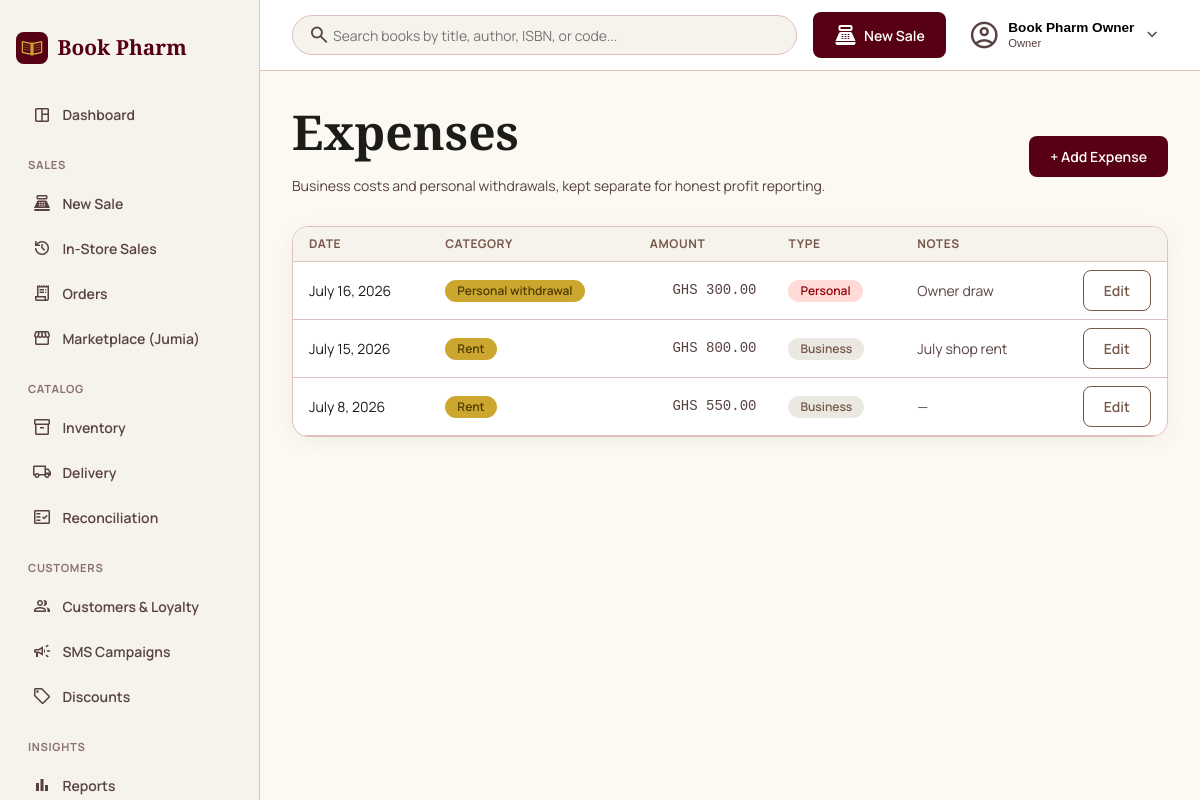
/portal/expenses/ (signed in), run on the app's committed database.
### apps/accounts/models.py (models this page shows, shortened)
class User(AbstractBaseUser, PermissionsMixin):
    class Role(models.TextChoices):
        OWNER = 'OWNER', 'Owner'
        ATTENDANT = 'ATTENDANT', 'Attendant'
    email = models.EmailField(unique=True)
    full_name = models.CharField(max_length=150, blank=True)
    role = models.CharField(max_length=10, choices=Role.choices, default=Role.OWNER)
    is_active = models.BooleanField(default=True)
    is_staff = models.BooleanField(default=False)
    date_joined = models.DateTimeField(default=timezone.now)
    objects = UserManager()
    USERNAME_FIELD = 'email'
    REQUIRED_FIELDS = []

### apps/expenses/models.py (models this page shows, shortened)
class Expense(models.Model):
    class Category(models.TextChoices):
        RENT = 'RENT', 'Rent'
        UTILITIES = 'UTILITIES', 'Utilities'
        SUPPLIES = 'SUPPLIES', 'Supplies'
        INVENTORY = 'INVENTORY', 'Inventory purchase'
        SALARIES = 'SALARIES', 'Salaries'
        MARKETING = 'MARKETING', 'Marketing'
        TRANSPORT = 'TRANSPORT', 'Transport'
        MAINTENANCE = 'MAINTENANCE', 'Maintenance'
        PERSONAL = 'PERSONAL', 'Personal withdrawal'
        OTHER = 'OTHER', 'Other'
    amount = models.DecimalField(max_digits=10, decimal_places=2)
    category = models.CharField(max_length=11, choices=Category.choices)
    is_personal_withdrawal = models.BooleanField(default=False)
    date = models.DateField()
    notes = models.CharField(max_length=255, blank=True)
    created_by = models.ForeignKey(
        settings.AUTH_USER_MODEL, null=True, blank=True, on_delete=models.SET_NULL, related_name='expenses'
    )
    created_at = models.DateTimeField(auto_now_add=True)
    class Meta:
        ordering = ['-date', '-created_at']

### apps/portal/expense_views.py (the view)
# urls.py: path('expenses/', expense_views.expense_list, name='expense_list'),
@login_required
def expense_list(request):
    return _render_list(request)

### apps/portal/expense_views.py (called while the page is built)
def _list_context(request):
    paginator = Paginator(Expense.objects.select_related('created_by'), PAGE_SIZE)
    return {
        'active_nav': 'expenses',
        'page_obj': paginator.get_page(request.GET.get('page')),
        'panel_open': False,
        'form': None,
        'editing_expense': None,
    }

def _render_list(request, extra_context=None):
    context = _list_context(request)
    context.update(extra_context or {})
    template = CONTENT_TEMPLATE if _is_htmx(request) else PAGE_TEMPLATE
    return render(request, template, context)

### apps/portal/htmx.py (called while the page is built)
def is_htmx(request):
    return request.headers.get('HX-Request') == 'true'

### apps/storefront/cart.py (called while the page is built)
    def __len__(self):
        return sum(self.cart.values())

### apps/storefront/context_processors.py (called while the page is built)
def cart_context(request):
    return {'cart_count': len(Cart(request))}

def nav_context(request):
    return {'nav_categories': Category.objects.all()}

def google_maps_context(request):
    return {'google_maps_api_key': settings.GOOGLE_MAPS_API_KEY}

### templates/portal/expenses/list.html (shortened to what this page needs)
{% extends 'portal/base.html' %}
{% block content %}
{% include 'portal/expenses/_content.html' %}
{% endblock %}

### templates/portal/base.html (shortened to what this page needs)
{% load static %}
<!DOCTYPE html>
<html lang="en">
<head>
  <link rel="stylesheet" href="{% static 'css/base.css' %}">
  <link rel="stylesheet" href="{% static 'css/theme-portal.css' %}">
  <link rel="stylesheet" href="{% static 'css/portal-layout.css' %}">
</head>
<body>
  <div class="portal-shell" x-data="{ sidebarOpen: false }">
    <aside class="portal-sidebar" :class="{ 'is-open': sidebarOpen }">
      <a class="portal-sidebar__brand" href="{% url 'portal:dashboard' %}">
        <img src="{% static 'img/logo.svg' %}" alt="" width="32" height="32">
        <span>Book Pharm</span>
      </a>
      <nav class="portal-sidebar__nav" @click="sidebarOpen = false">
        <a href="{% url 'portal:dashboard' %}" class="{% if active_nav == 'dashboard' %}is-active{% endif %}">
          <span class="material-symbols-outlined">space_dashboard</span> Dashboard
        </a>
        <p class="portal-sidebar__section-label">Sales</p>
        <a href="{% url 'portal:register_create' %}" class="{% if active_nav == 'register' %}is-active{% endif %}">
          <span class="material-symbols-outlined">point_of_sale</span> New Sale
        </a>
        <a href="{% url 'portal:register_list' %}" class="{% if active_nav == 'register_list' %}is-active{% endif %}">
          <span class="material-symbols-outlined">history</span> In-Store Sales
        </a>
        <a href="{% url 'portal:order_list' %}" class="{% if active_nav == 'orders' %}is-active{% endif %}">
          <span class="material-symbols-outlined">receipt_long</span> Orders
        </a>
        <a href="{% url 'portal:marketplace_list' %}" class="{% if active_nav == 'marketplace' %}is-active{% endif %}">
          <span class="material-symbols-outlined">storefront</span> Marketplace (Jumia)
        </a>
        <p class="portal-sidebar__section-label">Catalog</p>
        <a href="{% url 'portal:book_list' %}" class="{% if active_nav == 'catalog' %}is-active{% endif %}">
          <span class="material-symbols-outlined">inventory_2</span> Inventory
        </a>
        <a href="{% url 'portal:delivery_settings' %}" class="{% if active_nav == 'delivery' %}is-active{% endif %}">
          <span class="material-symbols-outlined">local_shipping</span> Delivery
        </a>
        <a href="{% url 'portal:reconciliation_list' %}" class="{% if active_nav == 'reconciliation' %}is-active{% endif %}">
          <span class="material-symbols-outlined">fact_check</span> Reconciliation
        </a>
        <p class="portal-sidebar__section-label">Customers</p>
        <a href="{% url 'portal:customer_list' %}" class="{% if active_nav == 'customers' %}is-active{% endif %}">
          <span class="material-symbols-outlined">group</span> Customers &amp; Loyalty
        </a>
        <a href="{% url 'portal:campaign_list' %}" class="{% if active_nav == 'messaging' %}is-active{% endif %}">
          <span class="material-symbols-outlined">campaign</span> SMS Campaigns
        </a>
        <a href="{% url 'portal:discount_list' %}" class="{% if active_nav == 'discounts' %}is-active{% endif %}">
          <span class="material-symbols-outlined">sell</span> Discounts
        </a>
        <p class="portal-sidebar__section-label">Insights</p>
        <a href="{% url 'portal:reports_sales' %}" class="{% if active_nav == 'reports' %}is-active{% endif %}">
          <span class="material-symbols-outlined">bar_chart</span> Reports
        </a>
      </nav>
    </aside>
    <div class="portal-columns">
      <header class="portal-topbar">
        <form class="portal-topbar__search" method="get" action="{% url 'portal:book_list' %}" x-data="{ searchOpen: false }" :class="{ 'is-open': searchOpen }">
          <button type="button" class="portal-topbar__search-toggle" @click="searchOpen = !searchOpen" aria-label="Toggle search">
            <span class="material-symbols-outlined">search</span>
          </button>
          <input type="search" name="q" placeholder="Search books by title, author, ISBN, or code...">
        </form>
        <a href="{% url 'portal:register_create' %}" class="btn btn--primary portal-topbar__new-sale">
          <span class="material-symbols-outlined">point_of_sale</span> <span class="portal-topbar__new-sale-label">New Sale</span>
        </a>
        <div class="portal-topbar__user" x-data="{ open: false }" @click.outside="open = false">
          <button type="button" class="portal-topbar__user-trigger" @click="open = !open">
            <span class="material-symbols-outlined">account_circle</span>
            <span class="portal-topbar__user-meta">
              <span class="portal-topbar__user-name">{{ request.user.full_name|default:request.user.email }}</span>
              <span class="portal-topbar__user-role">{{ request.user.get_role_display }}</span>
            </span>
            <span class="material-symbols-outlined portal-topbar__user-chevron" :class="{ 'is-open': open }">expand_more</span>
          </button>
        </div>
      </header>
      <main class="portal-main">
        {% block content %}{% endblock %}
      </main>
    </div>
  </div>
</body>
</html>

### templates/portal/expenses/_content.html (shortened to what this page needs)
<div id="expense-content">
  <header class="portal-page-header">
    <div>
      <h1>Expenses</h1>
      <p class="text-muted">Business costs and personal withdrawals, kept separate for honest profit reporting.</p>
    </div>
    <button class="btn btn--primary" hx-get="{% url 'portal:expense_create' %}" hx-target="#expense-content" hx-swap="outerHTML">
      + Add Expense
    </button>
  </header>
  <div class="card catalog-table-card">
    <table class="table">
      <thead>
        <tr>
          <th>Date</th>
          <th>Category</th>
          <th class="text-right">Amount</th>
          <th>Type</th>
          <th>Notes</th>
          <th></th>
        </tr>
      </thead>
      <tbody>
        {% for expense in page_obj %}
        <tr>
          <td>{{ expense.date }}</td>
          <td><span class="badge">{{ expense.get_category_display }}</span></td>
          <td class="text-right mono">GHS {{ expense.amount }}</td>
          <td>
            {% if expense.is_personal_withdrawal %}
            <span class="badge badge--error">Personal</span>
            {% else %}
            <span class="badge badge--ok">Business</span>
            {% endif %}
          </td>
          <td class="text-muted">{{ expense.notes|default:"—" }}</td>
          <td class="text-right">
            <button class="btn btn--secondary" hx-get="{% url 'portal:expense_update' expense.pk %}" hx-target="#expense-content" hx-swap="outerHTML">Edit</button>
          </td>
        </tr>
        {% empty %}
        <tr><td colspan="6" class="text-muted">No expenses recorded yet.</td></tr>
        {% endfor %}
      </tbody>
    </table>
  </div>
</div>

### static/css/base.css (style rules this page uses)
*, *::before, *::after { box-sizing: border-box; }
body { margin: 0; background: var(--color-background); color: var(--color-on-background); font-family: var(--font-body); font-size: var(--text-body-md-size); line-height: var(--text-body-md-line); }
h1, h2, h3, h4 { font-family: var(--font-display); margin: 0 0 var(--space-stack-sm); color: var(--color-on-surface); }
h1 { font-size: var(--text-display-lg-size); font-weight: var(--text-display-lg-weight); line-height: var(--text-display-lg-line); }
a { color: var(--color-primary); }
.card { background: var(--color-surface-container-lowest); border: 1px solid var(--color-outline-variant); border-radius: var(--radius-lg); padding: var(--space-card-padding, 24px); box-shadow: 0 4px 20px rgba(92, 64, 51, 0.06); }
.btn { display: inline-block; font-family: var(--font-body); font-weight: 600; font-size: var(--text-body-md-size); border-radius: var(--radius-md); padding: 0.625rem 1.25rem; border: 1px solid transparent; cursor: pointer; text-decoration: none; }
.btn--primary { background: var(--color-primary); color: var(--color-on-primary); }
.btn--secondary { background: transparent; color: var(--color-secondary); border-color: var(--color-secondary); }
.badge { display: inline-block; border-radius: var(--radius-full); padding: 0.125rem 0.75rem; font-size: var(--text-label-md-size); font-weight: 600; background: var(--color-tertiary-container); color: var(--color-on-tertiary-container); }
.badge--error { background: var(--color-error-container); color: var(--color-on-error-container); }
.badge--ok { background: var(--color-surface-container-high); color: var(--color-secondary); }
.text-muted { color: var(--color-on-surface-variant); }
.text-right { text-align: right; }
.mono { font-family: monospace; color: var(--color-on-surface-variant); }
input[type="text"], input[type="search"], input[type="number"], input[type="email"], input[type="password"], input[type="date"], select, textarea { width: 100%; background: var(--color-surface); border: 1px solid var(--color-outline-variant); border-radius: var(--radius-md); padding: 0.75rem; font-family: var(--font-body); font-size: var(--text-body-md-size); color: var(--color-on-surface); }

### static/css/theme-portal.css (style rules this page uses)
:root { --color-surface: #fcf9f2; --color-surface-dim: #dcdad3; --color-surface-bright: #fcf9f2; --color-surface-container-lowest: #ffffff; --color-surface-container-low: #f6f3ec; --color-surface-container: #f0eee7; --color-surface-container-high: #ebe8e1; --color-surface-container-highest: #e5e2db; --color-on-surface: #1c1c18; --color-on-surface-variant: #584141; --color-outline: #8c7071; --color-outline-variant: #e0bfbf; --color-primary: #570013; --color-on-primary: #ffffff; --color-primary-container: #800020; --color-on-primary-container: #ff828a; --color-secondary: #765749; --color-on-secondary: #ffffff; --color-secondary-container: #fed4c2; --color-on-secondary-container: #795a4c; --color-tertiary: #735c00; --color-on-tertiary: #ffffff; --color-tertiary-container: #cca730; --color-on-tertiary-container: #4f3d00; --color-error: #ba1a1a; --color-on-error: #ffffff; --color-error-container: #ffdad6; --color-on-error-container: #93000a; --color-background: #fcf9f2; --color-on-background: #1c1c18; --font-display: 'EB Garamond', serif; --font-body: 'Manrope', sans-serif; --text-display-lg-size: 48px; --text-display-lg-weight: 600; --text-display-lg-line: 1.2; --text-headline-lg-size: 32px; --text-headline-lg-weight: 500; --text-headline-lg-line: 1.3; --text-headline-md-size: 24px; --text-headline-md-weight: 500; --text-headline-md-line: 1.4; --text-body-lg-size: 16px; --text-body-lg-line: 1.6; --text-body-md-size: 14px; --text-body-md-line: 1.5; --text-label-md-size: 12px; --text-label-md-weight: 600; --text-label-md-tracking: 0.05em; --radius-sm: 0.25rem; --radius-md: 0.5rem; --radius-lg: 1rem; --radius-xl: 1.5rem; --radius-full: 9999px; --space-sidebar-width: 260px; --space-margin: 32px; --space-card-padding: 24px; --space-stack-sm: 8px; --space-stack-md: 16px; --space-stack-lg: 32px; }

### data on the page
User: user.full_name "Book Pharm Owner", user.role "Owner"
Expense: date "July 16, 2026", category "Personal withdrawal", amount "300.00", is_personal_withdrawal "Personal", notes "Owner draw"
Expense: date "July 15, 2026", category "Rent", amount "800.00", is_personal_withdrawal "Business", notes "July shop rent"
Expense: date "July 8, 2026", category "Rent", amount "550.00", is_personal_withdrawal "Business", notes "—"
